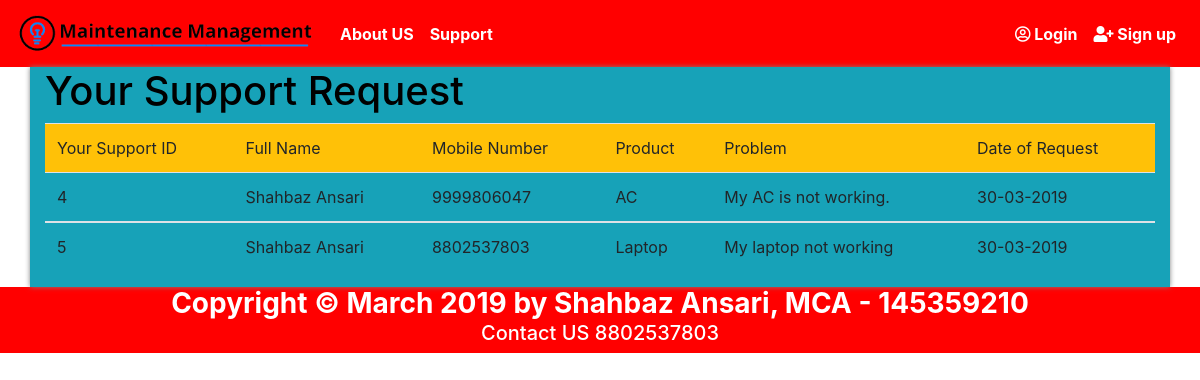
Page /mm/user_support_request.php on the committed database.
### tables this page shows
CREATE TABLE `support` (
  `support_id` int(10) NOT NULL,
  `name` varchar(30) NOT NULL,
  `mobile` bigint(10) NOT NULL,
  `product_name` varchar(20) NOT NULL,
  `query` varchar(200) NOT NULL,
  `support_req_date` varchar(20) NOT NULL
);

### mm/user_support_request.php (the view, shortened to what this page needs)
<!DOCTYPE html>
<html>
<head>
</head>
<body>
<?php include 'header.php'; ?>
<div class="container">
<div class="row">
<div class="col-md-12 bg-info" style="box-shadow:0 0 5px grey; color:black; float: inherit;">
<h1> Your Support Request </h1>
<table class="table table-stripped">
<thead class="bg-warning">
<tr>
<td> Your Support ID </td>
<td> Full Name </td>
<td> Mobile Number </td>
<td> Product </td>
<td> Problem </td>
<td> Date of Request </td>
</tr>
<?php
require 'connection.php';
$view_users_query="select * from support";
$run=mysqli_query($conn,$view_users_query);
while($row=mysqli_fetch_array($run))
{
		$support_id = $row[0];
		$name = $row[1];
		$mobile = $row[2];
		$product_name = $row[3];
		$query = $row[4];
		$support_req_date = $row['5'];
 ?>
</thead>
<tbody>
<tr>
<td> <?php echo $support_id; ?> </td>
<td> <?php echo $name; ?> </td>
<td> <?php echo $mobile; ?> </td>
<td> <?php echo $product_name; ?> </td>
<td> <?php echo $query; ?> </td>
<td> <?php echo $support_req_date; ?> </td>
</tr>
</tbody>
<?php } ?>
</table>
</div>
</div>
</div>
<?php include 'footer.php'; ?>
</body>
</html>

### rows in the picture
support: support_id "4", name "Shahbaz Ansari", mobile "9999806047", product_name "AC", query "My AC is not working.", support_req_date "30-03-2019"
support: support_id "5", name "Shahbaz Ansari", mobile "8802537803", product_name "Laptop", query "My laptop not working", support_req_date "30-03-2019"
